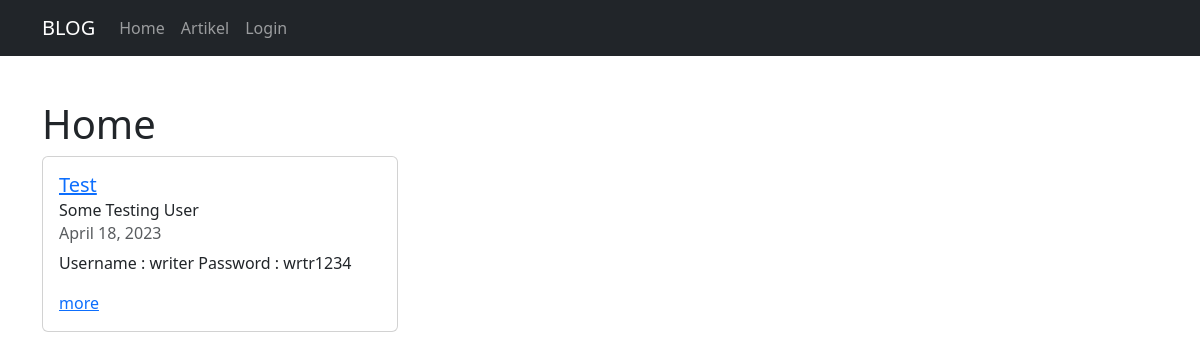
Before: / with the older database file.
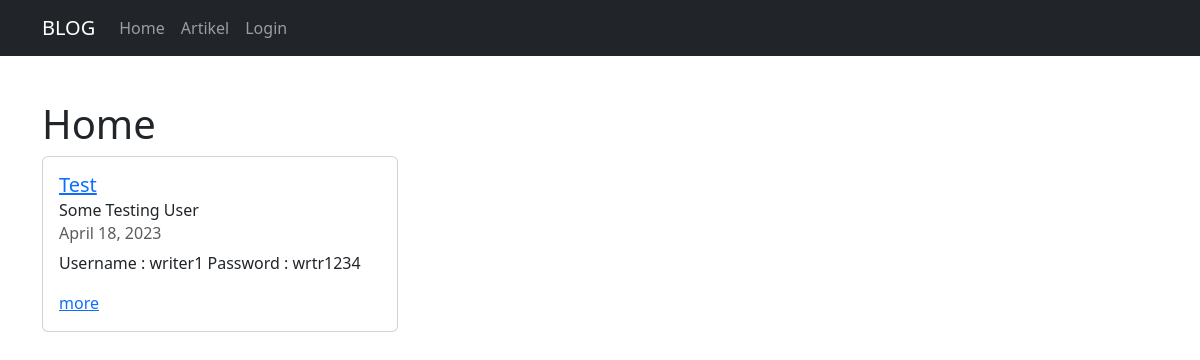
After: the same page with the newer database file.
### article/models.py (models this page shows, shortened)
class Article(models.Model):
	title		= models.CharField(max_length=255)
	body 		= models.TextField()
	category_choices = [
		('Test', 'Test'),
		('News', 'News'),
		('Sport', 'Sport'),
	]
	category 	= models.CharField(
		max_length=10,
		choices=category_choices,
		default='Test'
	)
	published	= models.DateTimeField(auto_now_add=True)
	updated 	= models.DateTimeField(auto_now=True)
	slug		= models.SlugField(blank=True, editable=False)

### BlogClassBasedView/views.py (the view)
# urls.py: path('', BlogHomeView.as_view(), name='home'),
class BlogHomeView(TemplateView, ArticleEachCategory):
	template_name = "index.html"
	def get_context_data(self):
		querysets = self.get_latest_article_each_category()
		context = {
			'latest_artikel_list':querysets,
		}
		return context

### article/views.py (called while the page is built)
	def get_latest_article_each_category(self):
		category_list = self.model.objects.values_list('category', flat=True).distinct()
		queryset = []
		for category in category_list:
			article = self.model.objects.filter(category=category).latest('published')
			queryset.append(article)
		return queryset

### templates/index.html (shortened to what this page needs)
{% extends "base.html" %}
{% block contents %}
	<h1>Home</h1>
	<div class="row">
		{% for article in latest_artikel_list %}
			<div class="col-sm-4">
				<div class="card" >
				  <div class="card-body">
				    <h5 class="card-title"><a href="{% url 'article:category' article.category 1%}">{{article.category}}</a></h5>
				    <h6 class="card-subtitle mb-2 text-dark">{{article.title}}</h6>
				    <h6 class="card-subtitle mb-2 text-muted">{{article.published|date}}</h6>
				    <p class="card-text">{{article.body|truncatewords:10}}</p>
				    <a href="{% url 'article:detail' article.slug%}" class="card-link">more</a>
				  </div>
				</div>
			</div>
		{% endfor %}
	</div>
{% endblock contents %}

Changed rows visible on the page:
changed Article "Test": body "Username : writer Password : wrtr1234" → "Username : writer1 Password : wrtr1234"
